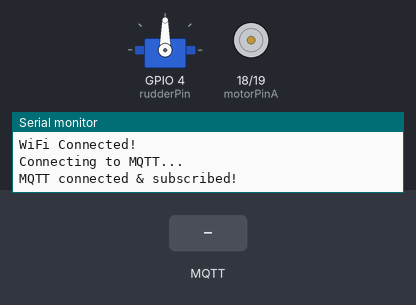
Recording of a sketch running on a simulated ESP32. Parts: servo, motor-driver pin pairs drawn as motors (green arrow = first pin HIGH = forward, orange = second pin HIGH = backward, longer = more drive), the last lines printed to the serial monitor. The test bench sets the inputs (shaded band). WiFi joins after 1.5 s; servers stay silent unless stated; no MQTT or app messages arrive unless stated.

Above: at 2.7 s.
2.8 s: MQTT message "LEFT" arrives on the first subscribed topic
At 3.3 s:
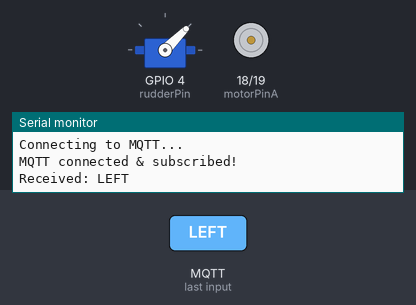
4.3 s: MQTT message "RIGHT" arrives on the first subscribed topic
At 5.5 s:
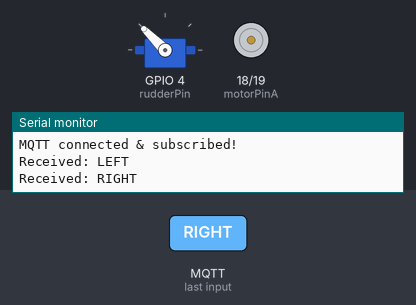
5.8 s: MQTT message "FORWARD" arrives on the first subscribed topic
At 6.8 s:
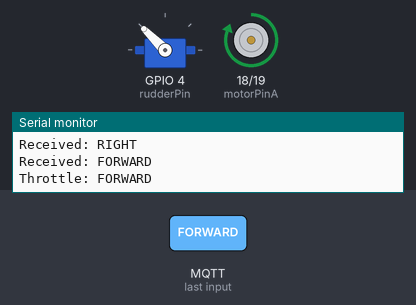
7.3 s: MQTT message "CENTER" arrives on the first subscribed topic
At 7.9 s:
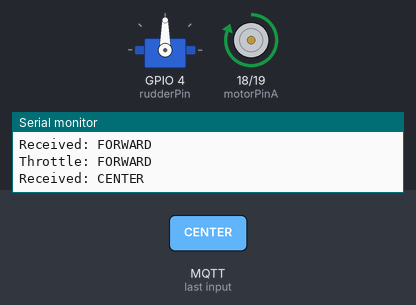
8.8 s: MQTT message "BACKWARD" arrives on the first subscribed topic
At 10.0 s:
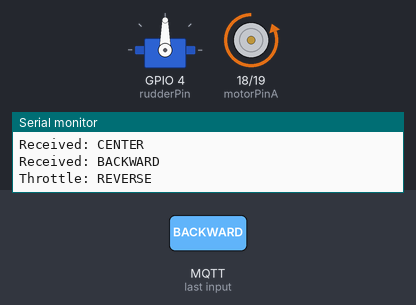
10.3 s: MQTT message "LEFT" arrives on the first subscribed topic
At 11.4 s:
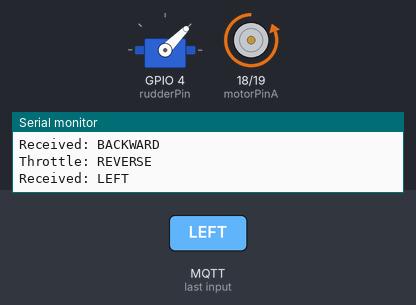
Timing chart, 0 to 12.8 s (numbered marks = the images above; inputs shaded):
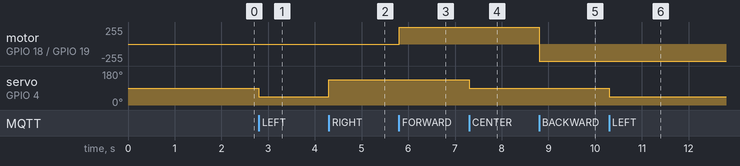

The sketch:

boat_control.ino
```cpp
#include <WiFi.h>
#include <PubSubClient.h>
#include <ESP32Servo.h>

// WIFI
const char* ssid = "YourWifi";
const char* pass = "YourPassword";

// MQTT
const char* mqtt_server = "broker.emqx.io";
WiFiClient espClient;
PubSubClient client(espClient);

// --- HARDWARE CONFIGURATION ---
Servo rudder;
int rudderPin = 4;
int currentAngle = 90;

// DC MOTOR (Propulsion)
const int motorPinA = 18;
const int motorPinB = 19;

// --- STATE VARIABLES ---
// 0 = STOP, 1 = FORWARD, -1 = BACKWARD
int throttleState = 0;

void callback(char* topic, byte* message, unsigned int length) {
  String cmd = "";
  for (int i = 0; i < length; i++) {
    cmd += (char)message[i];
  }

  Serial.print("Received: ");
  Serial.println(cmd);

  // --- LOGIC: UPDATE STATES ---

  // 1. Steering Commands
  if (cmd == "LEFT") {
    currentAngle = 45;
  }
  else if (cmd == "RIGHT") {
    currentAngle = 135;
  }
  else if (cmd == "CENTER") {
    currentAngle = 90;
  }

  // 2. Throttle Commands
  if (cmd == "FORWARD") {
    throttleState = 1;      // Set state to Forward
    Serial.println("Throttle: FORWARD");
  }
  else if (cmd == "BACKWARD") {
    throttleState = -1;     // Set state to Backward
    Serial.println("Throttle: REVERSE");
  }
  else if (cmd == "STOP") {
    throttleState = 0;      // Set state to Stop
    currentAngle = 90;      // Optional: Reset rudder on stop
    Serial.println("Throttle: STOP");
  }

  // --- APPLY HARDWARE CHANGES ---
  applyBoatState();
}

void applyBoatState() {
  // Apply Steering
  rudder.write(currentAngle);

  // Apply Throttle based on State
  if (throttleState == 1) {
    // FORWARD
    digitalWrite(motorPinA, HIGH);
    digitalWrite(motorPinB, LOW);
  }
  else if (throttleState == -1) {
    // BACKWARD (Reverse logic of Forward)
    digitalWrite(motorPinA, LOW);
    digitalWrite(motorPinB, HIGH);
  }
  else {
    // STOP (Both Low)
    digitalWrite(motorPinA, LOW);
    digitalWrite(motorPinB, LOW);
  }
}

void reconnect() {
  while (!client.connected()) {
    Serial.println("Connecting to MQTT...");
    if (client.connect("BoatServoReceiver")) {
      Serial.println("MQTT connected & subscribed!");
      client.subscribe("boat/control/cmd");
    }
    delay(500);
  }
}

void setup() {
  Serial.begin(115200);

  // ---- WIFI ----
  WiFi.begin(ssid, pass);
  while (WiFi.status() != WL_CONNECTED) {
    delay(300);
  }
  Serial.println("\nWiFi Connected!");

  // ---- MQTT ----
  client.setServer(mqtt_server, 1883);
  client.setCallback(callback);

  // ---- PINS SETUP ----
  rudder.attach(rudderPin);
  pinMode(motorPinA, OUTPUT);
  pinMode(motorPinB, OUTPUT);

  // Initialize State (Stopped)
  applyBoatState();
}

void loop() {
  if (!client.connected()) reconnect();
  client.loop();
}
```

Measured:
- after the input at 2.8 s, servo on GPIO 4 (rudderPin): 90° → 45° at once
- after the input at 4.3 s, servo on GPIO 4 (rudderPin): 45° → 135° at once
- after the input at 5.8 s, motor on GPIO 18 (motorPinA) / GPIO 19 (motorPinB): stopped → forward 255/255 at once
- after the input at 7.3 s, servo on GPIO 4 (rudderPin): 135° → 90° at once
- after the input at 8.8 s, motor on GPIO 18 (motorPinA) / GPIO 19 (motorPinB): forward 255/255 → backward 255/255 at once
- after the input at 10.3 s, servo on GPIO 4 (rudderPin): 90° → 45° at once
